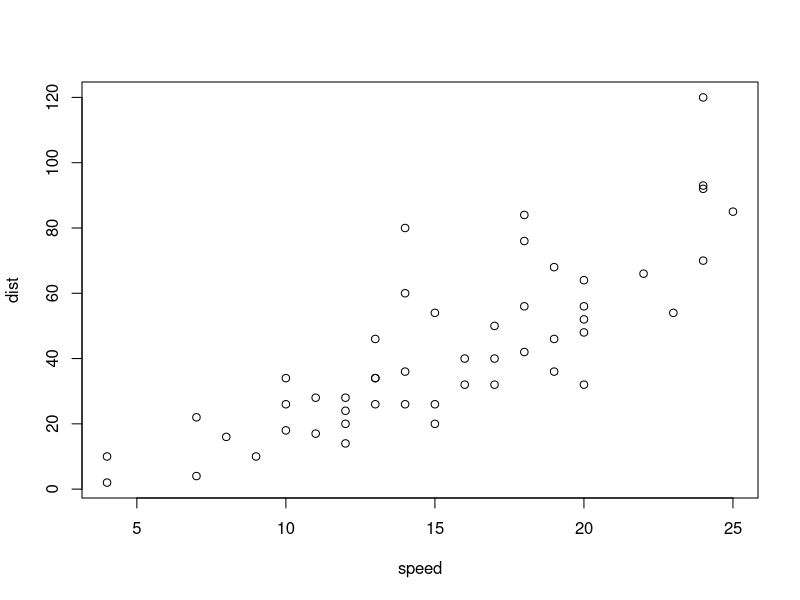
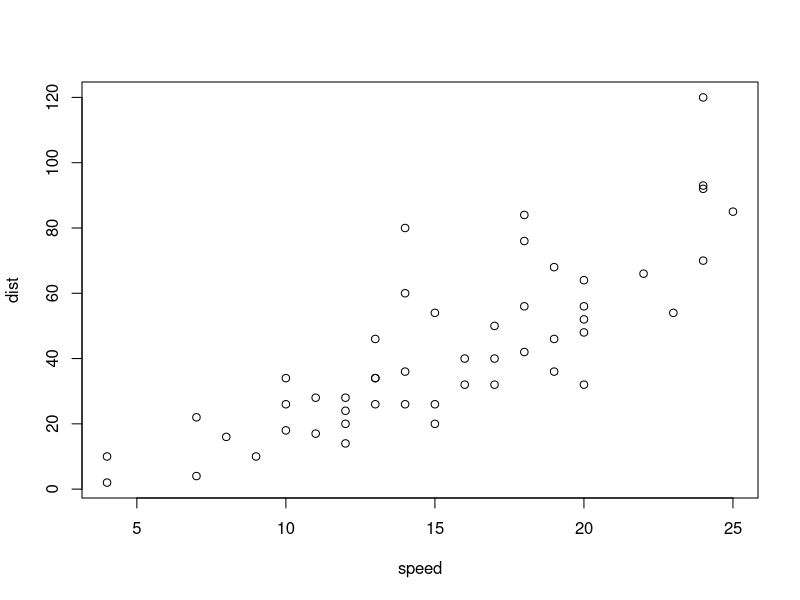
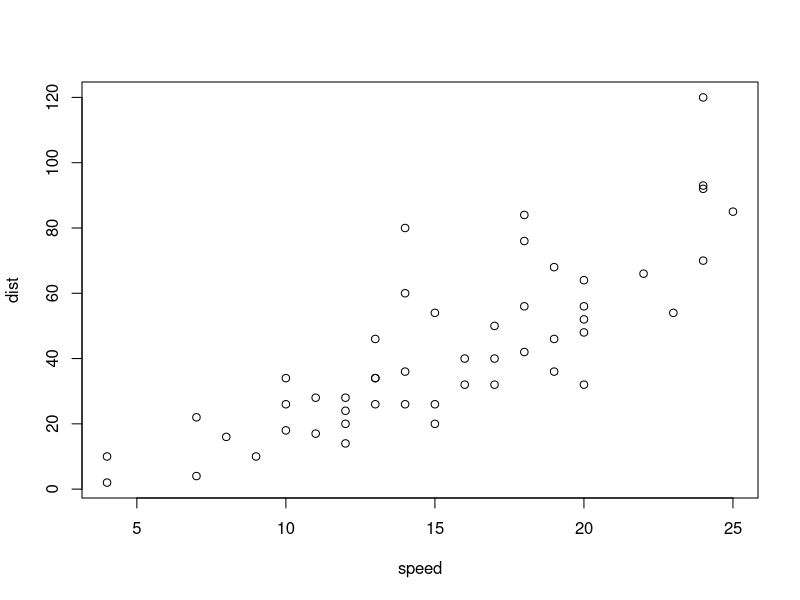

Source code (R) for these figures, in order:
## ---- chunk 1
plot(cars)
plot(cars)
plot(cars)



## ---- chunk 2
summary(cars)

## ---- chunk 3
mdl <- lm(speed~dist, data=cars)
mdl

## ---- chunk 4
library("broom")
tidy(mdl)

